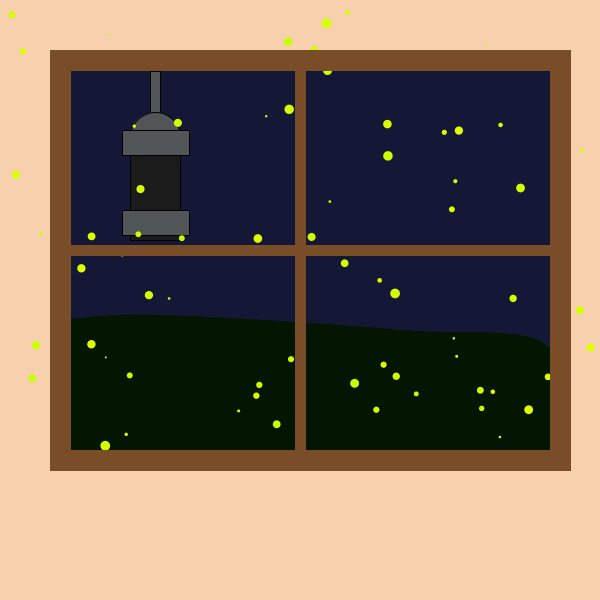
Frame 1 (no input)
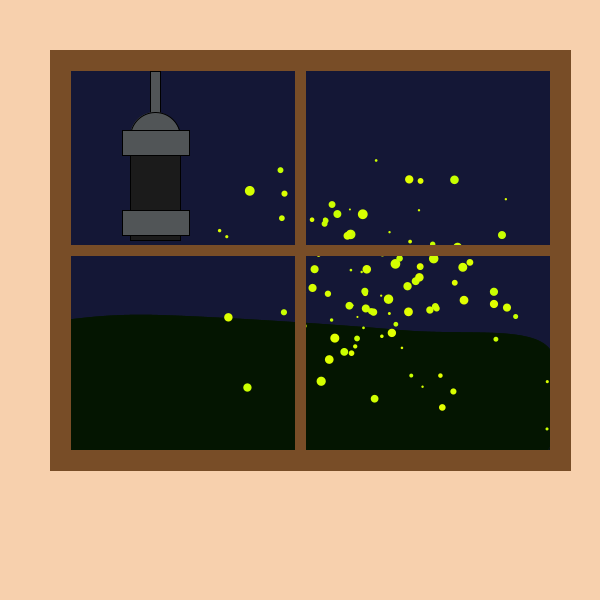
Frame 60 (the mouse pressed at the canvas centre just before this capture)
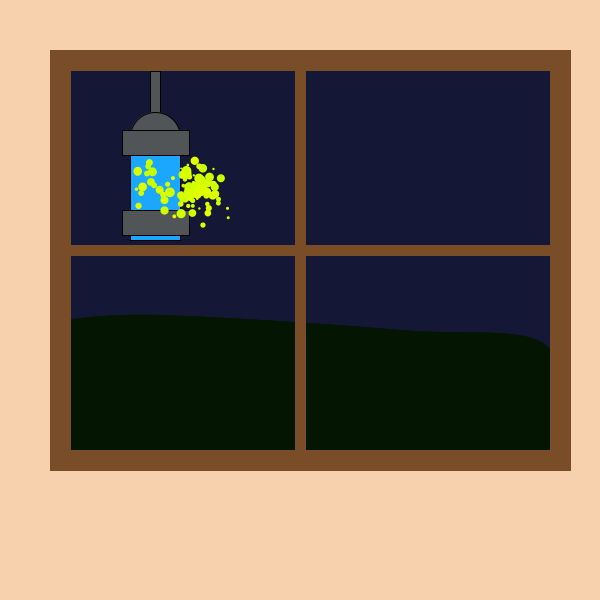
Frame 120 (the mouse held since frame 60 and released just before this capture)

The Processing sketch that drew these frames (run headless with seeded random() and noise(); from frame 60 on, the mouse is pressed at the canvas centre):

// Processing sketch: processing_181464
// ── processing_181464.pde

mosca[] us = new mosca[100];

int size2 = 1;
int z = 0;
boolean matar = false;
boolean encender = false;

void setup(){
  size(600,600);
  for (int i = 0;i < us.length;i++){
    us[i] = new mosca(random(width), random(height), random (2,10), color(random(198,228),255,0), random(0,10));
  }
  
  
  
}
void draw(){
  

  background(247,208,173);
  fondoVentana();
  mataMoscas();
  for (int i = 0;i < us.length && i < size2;i++){
    us[i].dibuixa();
    us[i].moure();
    size2 = size2 + 1;
  }
  dibuixaFondo();
  dibuixaFinestra();
  
  

}
void mousePressed(){
  matar = true;
  encender = true;
 
}

void mouseReleased(){
    matar = false;
    encender = false;
    
  }
class mosca{
  float xPos;
  float yPos;
  float radi;
  float pos2;
  float posRandomX = random(135,178);
  float posRandomY = random(160,206);
  color c;
  
  
  mosca(){
    xPos = width/2;
    yPos = height/2;
    radi = 20;
    c = color(0,0,255);
  }
  
  mosca(float x, float y, float r, color col, float z){ 
    xPos = x;
    yPos = y;
    radi = r;
    pos2 = z;
    c = col;
  }
  void dibuixa(){
    noStroke();
    fill(c); 
    ellipse(xPos, yPos, radi, radi);
  }
  
  void moure(){
    if(matar == false){
        xPos =  (xPos + random(-20,20)) + (400-xPos)/40;
        yPos =  (yPos - random(-20,20)) + (300-yPos)/40;
  
    }else{ 
     
        xPos =  xPos  + (135-xPos)/40;
        yPos =  yPos  + (160-yPos)/40;
        if(xPos <= 180 && yPos <= 210){
           xPos = posRandomX;
           yPos = posRandomY;
    }
       
 
      
      
     
     
    }
  }
  
  
}
void dibuixaFondo(){
    fill(255,255,255);
    strokeWeight(1);
    
    //suelo
    stroke(247,208,173);
    fill(247,208,173);
    rect(-1, 450, 601, 450);
    
    
   
  }
  
void dibuixaFinestra(){
    //ventana
    //marco interior ventana
    stroke(120,77,39);
    fill(120,77,39);
    rect(295,50,10,400);
    rect(50,245,500,10);
    //marco exterior ventana
    rect(50,50,500,20);
    rect(50,50,20,400);
    rect(550,50,20,400);
    rect(50,450,520,20);
    
    
}

void mataMoscas(){
    stroke(0,0,0);
    
    //mata moscas
    
    fill(81,85,87);
    rect(150, 71, 10, 50);
    ellipse(155, 137, 50, 50);
    if(encender == false){
        fill(27,27,27);
        rect(130, 130, 50, 110);
    }else{
        fill(28,167,255);
        rect(130, 130, 50, 110);
    }
    fill(81,85,87);
    rect(122, 130, 67, 25);
    rect(122, 210, 67, 25);
  
  }
  void fondoVentana(){
    //fondo ventana
    fill(20,23,54);
    rect(50,50,500,500);
    
    //terrafondo
    stroke(4,21,1);
    fill(4,21,1);
    beginShape();
    curveVertex(60,320);
    curveVertex(61,320);
    curveVertex(160,315);
    curveVertex(400,330);
    curveVertex(550,350);
    curveVertex(500,480);
    curveVertex(60,480);
    curveVertex(60,320);
  endShape();
  
  }
  
